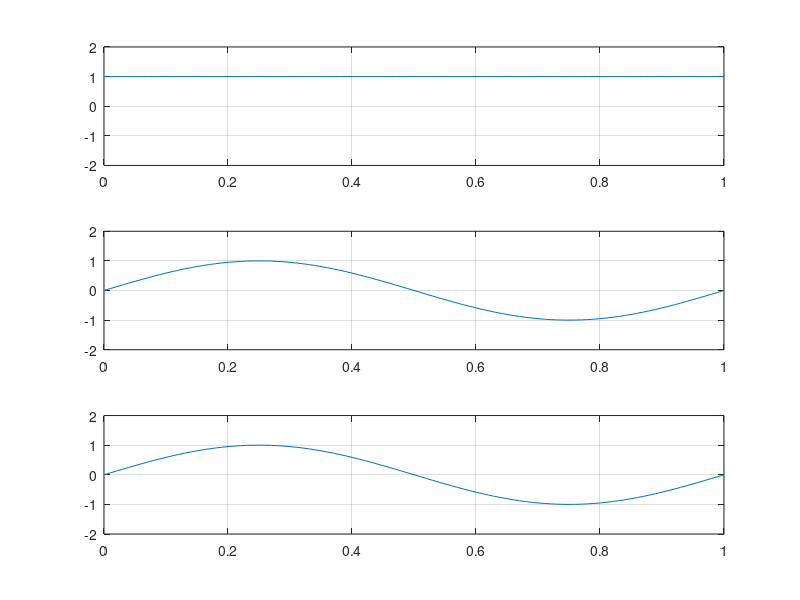

This figure's MATLAB source:
clear;
clc;
b = input('Enter the Bit stream \n '); %b = [0 1 0 1 1 1 0];
n = length(b);
t = 0:.01:n;
x = 1:1:(n+1)*100;
for i = 1:n
if (b(i) == 0)
b_p(i) = -1;
else
b_p(i) = 1;
end
for j = i:.1:i+1
bw(x(i*100:(i+1)*100)) = b_p(i);
end
end
bw = bw(100:end);
sint = sin(2*pi*t);
st = bw.*sint;
subplot(3,1,1)
plot(t,bw)
grid on ; axis([0 n -2 +2])
subplot(3,1,2)
plot(t,sint)
grid on ; axis([0 n -2 +2])
subplot(3,1,3)
plot(t,st)
grid on ; axis([0 n -2 +2])